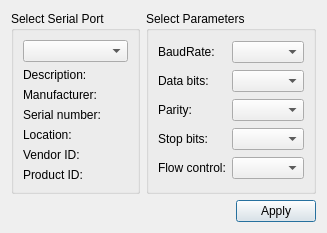
<?xml version="1.0" encoding="UTF-8"?>
<ui version="4.0">
 <class>SettingsDialog</class>
 <widget class="QDialog" name="SettingsDialog">
  <property name="geometry">
   <rect>
    <x>0</x>
    <y>0</y>
    <width>327</width>
    <height>215</height>
   </rect>
  </property>
  <property name="windowTitle">
   <string>Settings</string>
  </property>
  <layout class="QGridLayout" name="gridLayout_3">
   <item row="1" column="0" colspan="2">
    <layout class="QHBoxLayout" name="horizontalLayout">
     <item>
      <spacer name="horizontalSpacer">
       <property name="orientation">
        <enum>Qt::Horizontal</enum>
       </property>
       <property name="sizeHint" stdset="0">
        <size>
         <width>96</width>
         <height>20</height>
        </size>
       </property>
      </spacer>
     </item>
     <item>
      <widget class="QPushButton" name="applyButton">
       <property name="text">
        <string>Apply</string>
       </property>
      </widget>
     </item>
    </layout>
   </item>
   <item row="0" column="1">
    <widget class="QGroupBox" name="parametersBox">
     <property name="title">
      <string>Select Parameters</string>
     </property>
     <layout class="QGridLayout" name="gridLayout_2">
      <item row="0" column="0">
       <widget class="QLabel" name="baudRateLabel">
        <property name="text">
         <string>BaudRate:</string>
        </property>
       </widget>
      </item>
      <item row="0" column="1">
       <widget class="QComboBox" name="baudRateBox"/>
      </item>
      <item row="1" column="0">
       <widget class="QLabel" name="dataBitsLabel">
        <property name="text">
         <string>Data bits:</string>
        </property>
       </widget>
      </item>
      <item row="1" column="1">
       <widget class="QComboBox" name="dataBitsBox"/>
      </item>
      <item row="2" column="0">
       <widget class="QLabel" name="parityLabel">
        <property name="text">
         <string>Parity:</string>
        </property>
       </widget>
      </item>
      <item row="2" column="1">
       <widget class="QComboBox" name="parityBox"/>
      </item>
      <item row="3" column="0">
       <widget class="QLabel" name="stopBitsLabel">
        <property name="text">
         <string>Stop bits:</string>
        </property>
       </widget>
      </item>
      <item row="3" column="1">
       <widget class="QComboBox" name="stopBitsBox"/>
      </item>
      <item row="4" column="0">
       <widget class="QLabel" name="flowControlLabel">
        <property name="text">
         <string>Flow control:</string>
        </property>
       </widget>
      </item>
      <item row="4" column="1">
       <widget class="QComboBox" name="flowControlBox"/>
      </item>
     </layout>
    </widget>
   </item>
   <item row="0" column="0">
    <widget class="QGroupBox" name="selectBox">
     <property name="title">
      <string>Select Serial Port</string>
     </property>
     <layout class="QGridLayout" name="gridLayout">
      <item row="0" column="0">
       <widget class="QComboBox" name="serialPortInfoListBox"/>
      </item>
      <item row="1" column="0">
       <widget class="QLabel" name="descriptionLabel">
        <property name="text">
         <string>Description:</string>
        </property>
       </widget>
      </item>
      <item row="2" column="0">
       <widget class="QLabel" name="manufacturerLabel">
        <property name="text">
         <string>Manufacturer:</string>
        </property>
       </widget>
      </item>
      <item row="3" column="0">
       <widget class="QLabel" name="serialNumberLabel">
        <property name="text">
         <string>Serial number:</string>
        </property>
       </widget>
      </item>
      <item row="4" column="0">
       <widget class="QLabel" name="locationLabel">
        <property name="text">
         <string>Location:</string>
        </property>
       </widget>
      </item>
      <item row="5" column="0">
       <widget class="QLabel" name="vidLabel">
        <property name="text">
         <string>Vendor ID:</string>
        </property>
       </widget>
      </item>
      <item row="6" column="0">
       <widget class="QLabel" name="pidLabel">
        <property name="text">
         <string>Product ID:</string>
        </property>
       </widget>
      </item>
     </layout>
    </widget>
   </item>
  </layout>
 </widget>
 <resources/>
 <connections/>
</ui>
